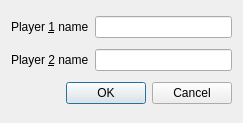
<?xml version="1.0" encoding="UTF-8"?>
<ui version="4.0">
 <class>ConfigurationDialog</class>
 <widget class="QDialog" name="ConfigurationDialog">
  <property name="geometry">
   <rect>
    <x>0</x>
    <y>0</y>
    <width>243</width>
    <height>123</height>
   </rect>
  </property>
  <property name="windowTitle">
   <string>Dialog</string>
  </property>
  <layout class="QGridLayout" name="gridLayout">
   <item row="0" column="0">
    <widget class="QLabel" name="label">
     <property name="text">
      <string>Player &amp;1 name</string>
     </property>
     <property name="buddy">
      <cstring>player1Name</cstring>
     </property>
    </widget>
   </item>
   <item row="0" column="1">
    <widget class="QLineEdit" name="player1Name"/>
   </item>
   <item row="1" column="0">
    <widget class="QLabel" name="label_2">
     <property name="text">
      <string>Player &amp;2 name</string>
     </property>
     <property name="buddy">
      <cstring>player2Name</cstring>
     </property>
    </widget>
   </item>
   <item row="1" column="1">
    <widget class="QLineEdit" name="player2Name"/>
   </item>
   <item row="2" column="0" colspan="2">
    <widget class="QDialogButtonBox" name="buttonBox">
     <property name="orientation">
      <enum>Qt::Horizontal</enum>
     </property>
     <property name="standardButtons">
      <set>QDialogButtonBox::Cancel|QDialogButtonBox::Ok</set>
     </property>
    </widget>
   </item>
  </layout>
 </widget>
 <tabstops>
  <tabstop>player1Name</tabstop>
  <tabstop>player2Name</tabstop>
 </tabstops>
 <resources/>
 <connections>
  <connection>
   <sender>buttonBox</sender>
   <signal>accepted()</signal>
   <receiver>ConfigurationDialog</receiver>
   <slot>accept()</slot>
   <hints>
    <hint type="sourcelabel">
     <x>194</x>
     <y>96</y>
    </hint>
    <hint type="destinationlabel">
     <x>157</x>
     <y>98</y>
    </hint>
   </hints>
  </connection>
  <connection>
   <sender>buttonBox</sender>
   <signal>rejected()</signal>
   <receiver>ConfigurationDialog</receiver>
   <slot>reject()</slot>
   <hints>
    <hint type="sourcelabel">
     <x>194</x>
     <y>96</y>
    </hint>
    <hint type="destinationlabel">
     <x>203</x>
     <y>98</y>
    </hint>
   </hints>
  </connection>
  <connection>
   <sender>player1Name</sender>
   <signal>textChanged(QString)</signal>
   <receiver>ConfigurationDialog</receiver>
   <slot>updateOKButtonState()</slot>
   <hints>
    <hint type="sourcelabel">
     <x>150</x>
     <y>33</y>
    </hint>
    <hint type="destinationlabel">
     <x>39</x>
     <y>73</y>
    </hint>
   </hints>
  </connection>
  <connection>
   <sender>player2Name</sender>
   <signal>textChanged(QString)</signal>
   <receiver>ConfigurationDialog</receiver>
   <slot>updateOKButtonState()</slot>
   <hints>
    <hint type="sourcelabel">
     <x>198</x>
     <y>60</y>
    </hint>
    <hint type="destinationlabel">
     <x>32</x>
     <y>118</y>
    </hint>
   </hints>
  </connection>
 </connections>
 <slots>
  <slot>updateOKButtonState()</slot>
 </slots>
</ui>
